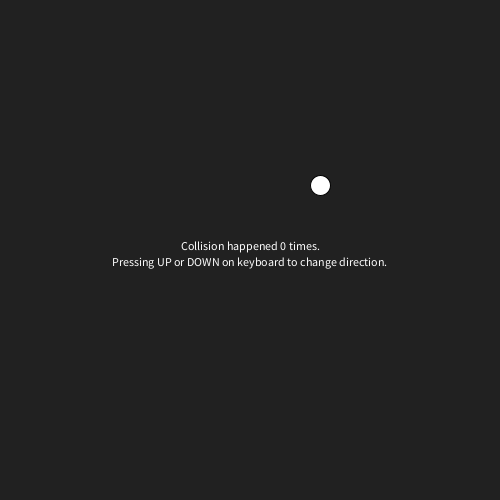
Frame 1 (no input)
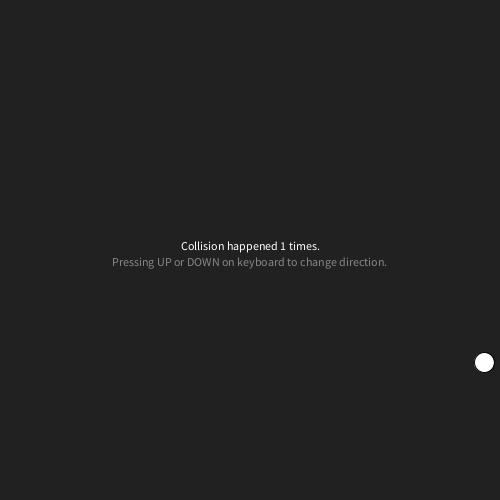
Frame 60 (the mouse pressed at the canvas centre just before this capture)
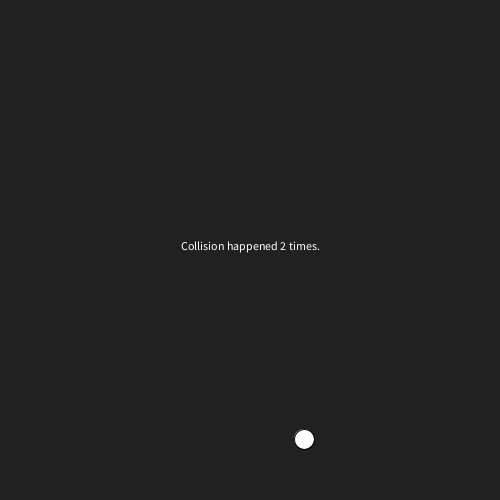
Frame 120 (the mouse held since frame 60 and released just before this capture)

The Processing sketch that drew these frames (run headless with seeded random() and noise(); from frame 60 on, the mouse is pressed at the canvas centre):

// Processing sketch: processing_66878
// ── processing_66878.pde

PVector l;
PVector v;
PVector g;
int r = 10;
int b = 0;
boolean keyrelease = true;
boolean printup = false;
boolean printdown = false;
int texttime = 0;
int m = 0;

void setup() {
  size(500, 500);
  smooth();
  float a = random(2*r, width-2*r);
  l = new PVector(a, height-a);
  v = new PVector(3, 3);
}

//void ballcontrol() {
//}

void printcollision() {
  println("Collision happened " + b + " times.");
}

void keyPressed() {
  if (keyCode == DOWN) {
    if (v.y < 0 && keyrelease) {
      v.y = v.y * -1;
      texttime = 0;
      keyrelease = false;
      printup = false;
      printdown = true;
      println("Direction manually changed to downward.");
    }
  }
  else if (keyCode == UP) {
    if (v.y > 0 && keyrelease) {
      v.y = v.y * -1;
      texttime = 0;
      keyrelease = false;
      printdown = false;
      printup = true;
      println("Direction manually changed to upward.");
    }
  }
}

void keyReleased() {
  if (keyCode == DOWN) {
    keyrelease = true;
  }
  else if (keyCode == UP) {
    keyrelease = true;
  }
}

void draw() {
  m++;
  background (33);
  l.add(v);
  if (l.x >= width-r) {
    v.x = v.x * -1;
    l.x = width-r;
    b++;
    printcollision();
  }
  if (l.x <= r) {
    v.x = v.x * -1;
    l.x = r;
    b++;
    printcollision();
  }
  if (l.y >= height-r) {
    v.y = v.y * -1;
    l.y = height-r;
    b++;
    printcollision();
  }
  if (l.y <= r) {
    v.y = v.y * -1;
    l.y = r;
    b++;
    printcollision();
  }
  fill(255);
  textAlign(CENTER);
  text("Collision happened " + b + " times.", width/2, height/2);
  if (m * 2 < 255 && 255 - m * 2 > 33) {
    fill(255 - m * 2);
    text("Pressing UP or DOWN on keyboard to change direction.", width/2, height/2 + 16);
  }
  if (printup && texttime < 127 && 255 - texttime * 2 >33) {
    m = 255;
    fill(255 - texttime * 2);
    text("Direction manually changed to upward.", width/2, height/2 + 16);
    texttime++;
  }
  else if (printdown && texttime < 127 && 255 - texttime * 2 >33) {
    m = 255;
    fill(255 - texttime * 2);
    text ("Direction manually changed to downward.", width/2, height/2 + 16);
    texttime++;
  }
  fill(255);
  rectMode(CENTER);
  ellipse(l.x, l.y, 2*r, 2*r);
}
